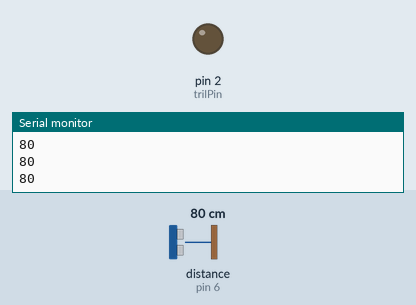
This sketch was run on a simulated Arduino Uno, built with avr-gcc and run on an emulated ATmega328P. Parts: output pins drawn as LEDs (lit = HIGH), the last lines printed to the serial monitor. Inputs (shaded band) come from the test bench; at power-on: distance to the obstacle (sensor on pin 6) 80 cm.

Above: at 1.2 s.
1.3 s: distance to the obstacle (sensor on pin 6) set to 6 cm
2.8 s: distance to the obstacle (sensor on pin 6) set to 3 cm
At 3.3 s:
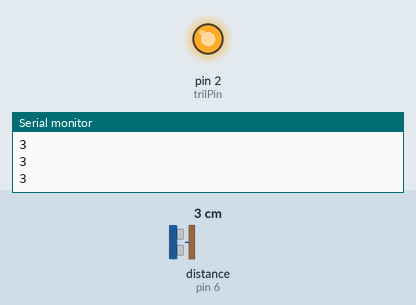
4.3 s: distance to the obstacle (sensor on pin 6) set to 9 cm
At 5.1 s:
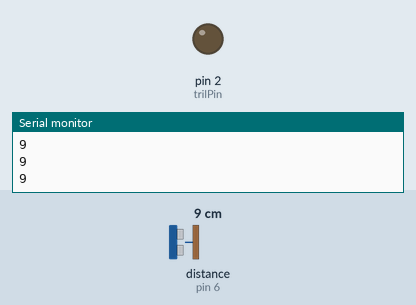
5.8 s: distance to the obstacle (sensor on pin 6) set to 2 cm
At 6.5 s:
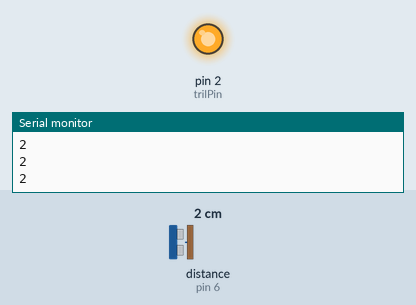
Timing chart, 0 to 8.3 s (numbered marks = the images above; inputs shaded):
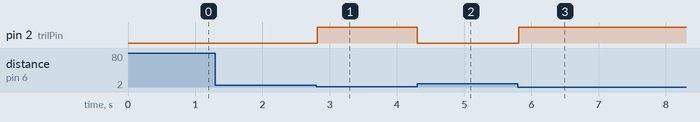

The sketch:

Trilmotor-Afstand.ino
```cpp
// Installeer de library voor de afstandsensor zoek op "Grove ultrasonic ranger" by Seeed Studio
#include "Ultrasonic.h"    //verwijzing naar de library van de afstandsensor
Ultrasonic ultrasonic(6);  //Steek de ultrasoon sensor in D6 van je Arduino


int trilPin = 2;  //sluit de trilmotor aan op D2

void setup() {
  pinMode(trilPin, OUTPUT);
  Serial.begin(9600);
}

void loop() {
  long afstand = ultrasonic.MeasureInCentimeters();
  Serial.println(afstand);

  if (afstand < 5) {  // hij is heel BANG!!!
    digitalWrite(trilPin, HIGH);
  } else {
    digitalWrite(trilPin, LOW);
  }
  delay(20);

  }
```

Measured:
- the behaviour switches between 5 and 4 cm on distance to the obstacle (sensor on pin 6) (found by bisection; images 0 and 1)
- after the input at 2.8 s, pin 2 (trilPin): LOW → HIGH at once
- after the input at 4.3 s, pin 2 (trilPin): HIGH → LOW at once
- after the input at 5.8 s, pin 2 (trilPin): LOW → HIGH at once
